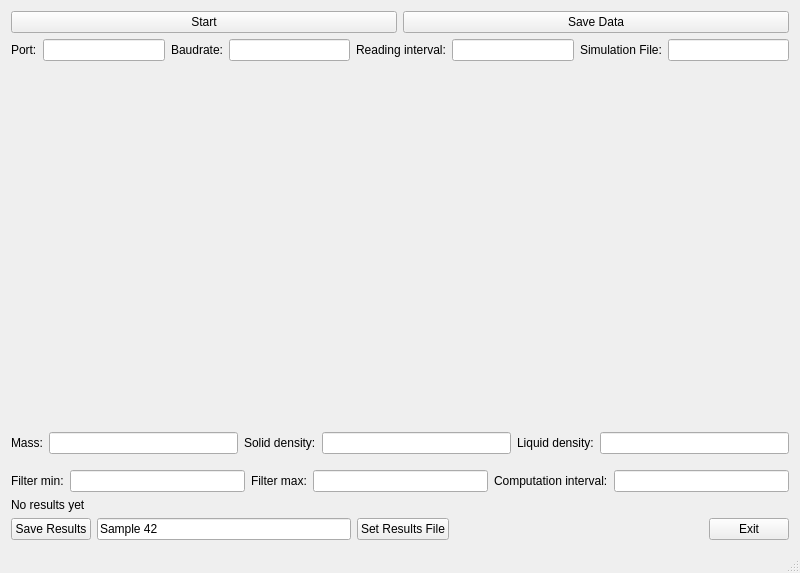
<?xml version="1.0" encoding="UTF-8"?>
<ui version="4.0">
 <class>MainWindow</class>
 <widget class="QMainWindow" name="MainWindow">
  <property name="geometry">
   <rect>
    <x>0</x>
    <y>0</y>
    <width>800</width>
    <height>573</height>
   </rect>
  </property>
  <property name="windowTitle">
   <string>Washburn</string>
  </property>
  <widget class="QWidget" name="centralWidget">
   <layout class="QVBoxLayout" name="verticalLayout" stretch="0,0,1,0,0,0,0">
    <item>
     <layout class="QHBoxLayout" name="horizontalLayout">
      <item>
       <widget class="QPushButton" name="startStopButton">
        <property name="text">
         <string>Start</string>
        </property>
       </widget>
      </item>
      <item>
       <widget class="QPushButton" name="saveDataButton">
        <property name="text">
         <string>Save Data</string>
        </property>
       </widget>
      </item>
     </layout>
    </item>
    <item>
     <layout class="QHBoxLayout" name="horizontalLayout_3">
      <item>
       <widget class="QLabel" name="portLabel">
        <property name="text">
         <string>Port:</string>
        </property>
       </widget>
      </item>
      <item>
       <widget class="QLineEdit" name="portEdit"/>
      </item>
      <item>
       <widget class="QLabel" name="baudrateLabel">
        <property name="text">
         <string>Baudrate:</string>
        </property>
       </widget>
      </item>
      <item>
       <widget class="QLineEdit" name="baudrateEdit"/>
      </item>
      <item>
       <widget class="QLabel" name="readingIntervalLabel">
        <property name="text">
         <string>Reading interval:</string>
        </property>
       </widget>
      </item>
      <item>
       <widget class="QLineEdit" name="readingIntervalEdit"/>
      </item>
      <item>
       <widget class="QLabel" name="simulationFileLabel">
        <property name="text">
         <string>Simulation File:</string>
        </property>
       </widget>
      </item>
      <item>
       <widget class="QLineEdit" name="simulationFileEdit"/>
      </item>
     </layout>
    </item>
    <item>
     <widget class="QCustomPlot" name="plot" native="true"/>
    </item>
    <item>
     <layout class="QHBoxLayout" name="horizontalLayout_5">
      <property name="topMargin">
       <number>0</number>
      </property>
      <item>
       <widget class="QLabel" name="massLabel">
        <property name="text">
         <string>Mass:</string>
        </property>
       </widget>
      </item>
      <item>
       <widget class="QLineEdit" name="massEdit"/>
      </item>
      <item>
       <widget class="QLabel" name="solidDensityLabel">
        <property name="text">
         <string>Solid density:</string>
        </property>
       </widget>
      </item>
      <item>
       <widget class="QLineEdit" name="solidDensityEdit"/>
      </item>
      <item>
       <widget class="QLabel" name="liquidDensityLabel">
        <property name="text">
         <string>Liquid density:</string>
        </property>
       </widget>
      </item>
      <item>
       <widget class="QLineEdit" name="liquidDensityEdit"/>
      </item>
     </layout>
    </item>
    <item>
     <layout class="QHBoxLayout" name="horizontalLayout_6">
      <property name="topMargin">
       <number>10</number>
      </property>
      <item>
       <widget class="QLabel" name="filterMinLabel">
        <property name="text">
         <string>Filter min:</string>
        </property>
       </widget>
      </item>
      <item>
       <widget class="QLineEdit" name="filterMinEdit"/>
      </item>
      <item>
       <widget class="QLabel" name="filterMaxLabel">
        <property name="text">
         <string>Filter max:</string>
        </property>
       </widget>
      </item>
      <item>
       <widget class="QLineEdit" name="filterMaxEdit"/>
      </item>
      <item>
       <widget class="QLabel" name="computationIntervalLabel">
        <property name="text">
         <string>Computation interval:</string>
        </property>
       </widget>
      </item>
      <item>
       <widget class="QLineEdit" name="computationIntervalEdit"/>
      </item>
     </layout>
    </item>
    <item>
     <widget class="QLabel" name="outputLabel">
      <property name="text">
       <string>No results yet</string>
      </property>
      <property name="wordWrap">
       <bool>true</bool>
      </property>
     </widget>
    </item>
    <item>
     <layout class="QHBoxLayout" name="horizontalLayout_4">
      <property name="topMargin">
       <number>0</number>
      </property>
      <item>
       <widget class="QPushButton" name="saveResultsButton">
        <property name="text">
         <string>Save Results</string>
        </property>
       </widget>
      </item>
      <item>
       <widget class="QLineEdit" name="sampleNameEdit">
        <property name="text">
         <string>Sample 42</string>
        </property>
       </widget>
      </item>
      <item>
       <widget class="QPushButton" name="setResultsFileButton">
        <property name="text">
         <string>Set Results File</string>
        </property>
       </widget>
      </item>
      <item>
       <spacer name="horizontalSpacer">
        <property name="orientation">
         <enum>Qt::Horizontal</enum>
        </property>
        <property name="sizeHint" stdset="0">
         <size>
          <width>40</width>
          <height>20</height>
         </size>
        </property>
       </spacer>
      </item>
      <item>
       <widget class="QPushButton" name="exitButton">
        <property name="text">
         <string>Exit</string>
        </property>
       </widget>
      </item>
     </layout>
    </item>
   </layout>
  </widget>
  <widget class="QStatusBar" name="statusBar"/>
 </widget>
 <layoutdefault spacing="6" margin="11"/>
 <customwidgets>
  <customwidget>
   <class>QCustomPlot</class>
   <extends>QWidget</extends>
   <header>qcustomplot.h</header>
   <container>1</container>
  </customwidget>
 </customwidgets>
 <resources/>
 <connections/>
</ui>
